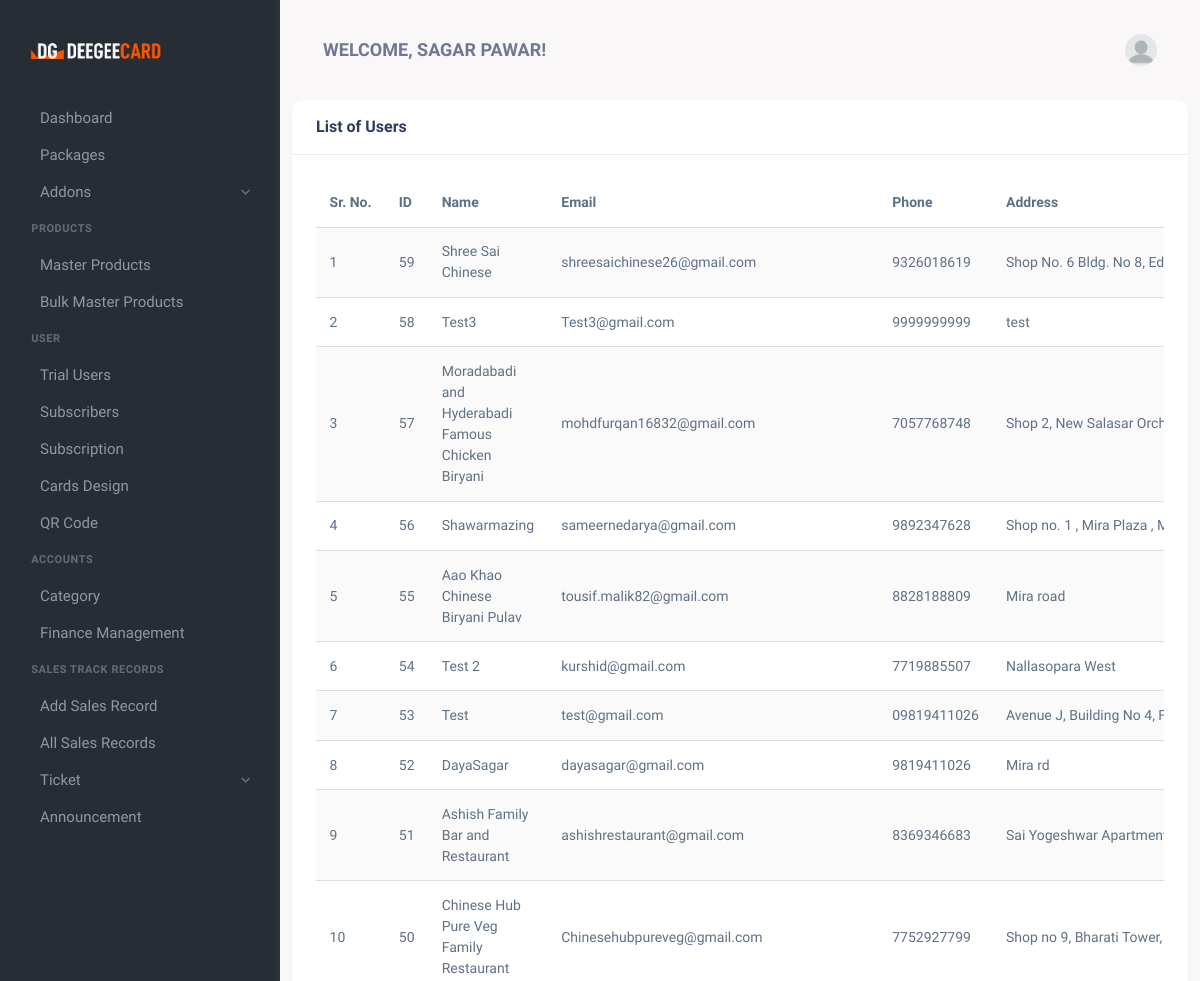
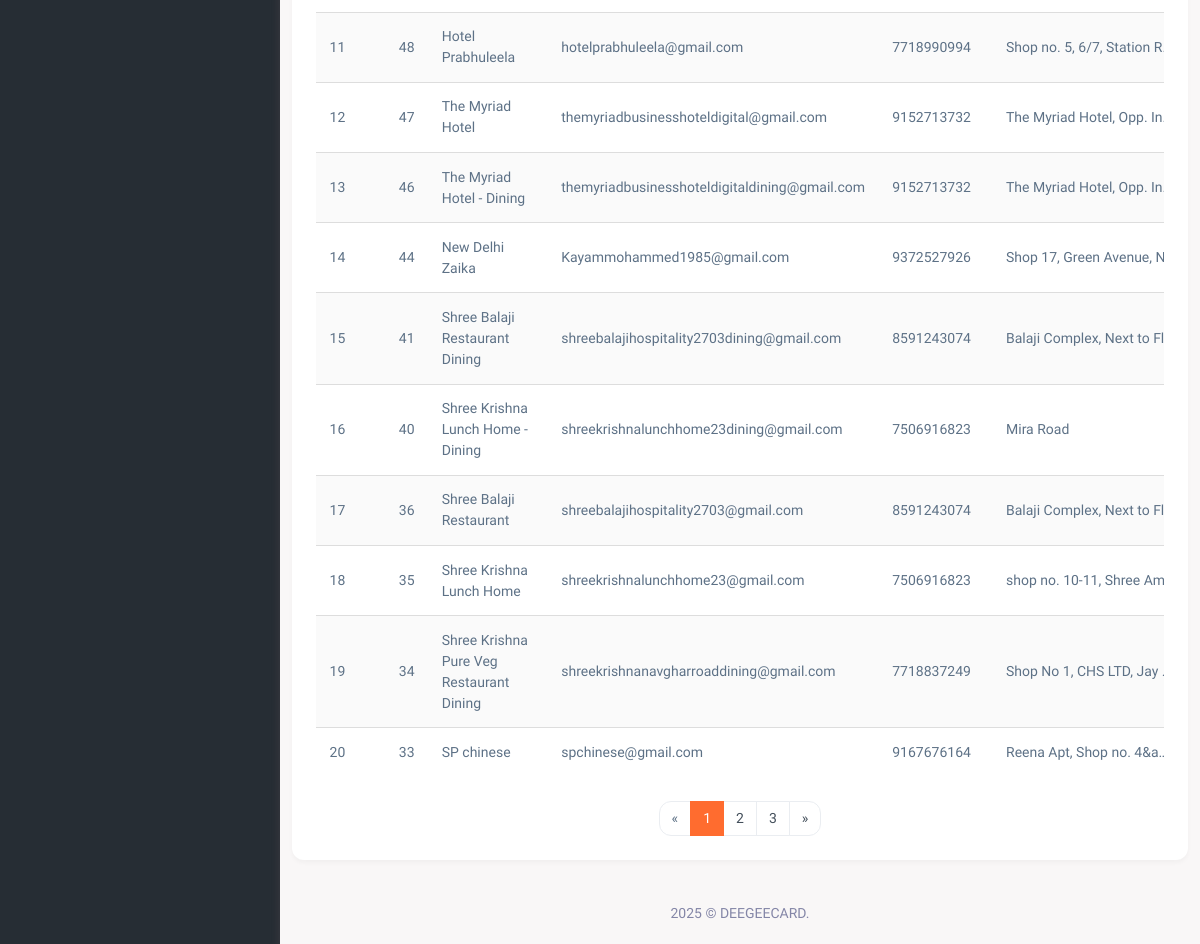
The page /list-of-users.php (signed in) on the database as committed earlier (2 pictures, top to bottom).
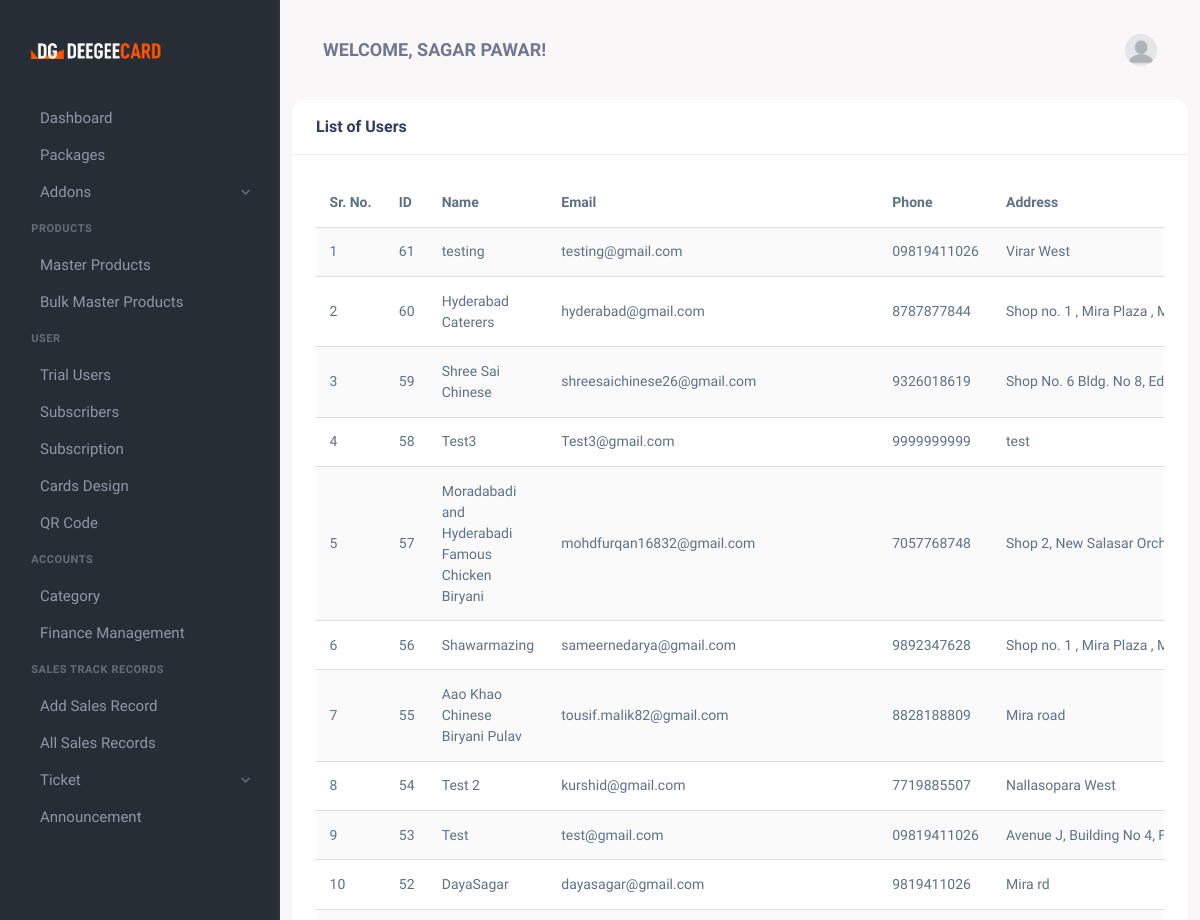
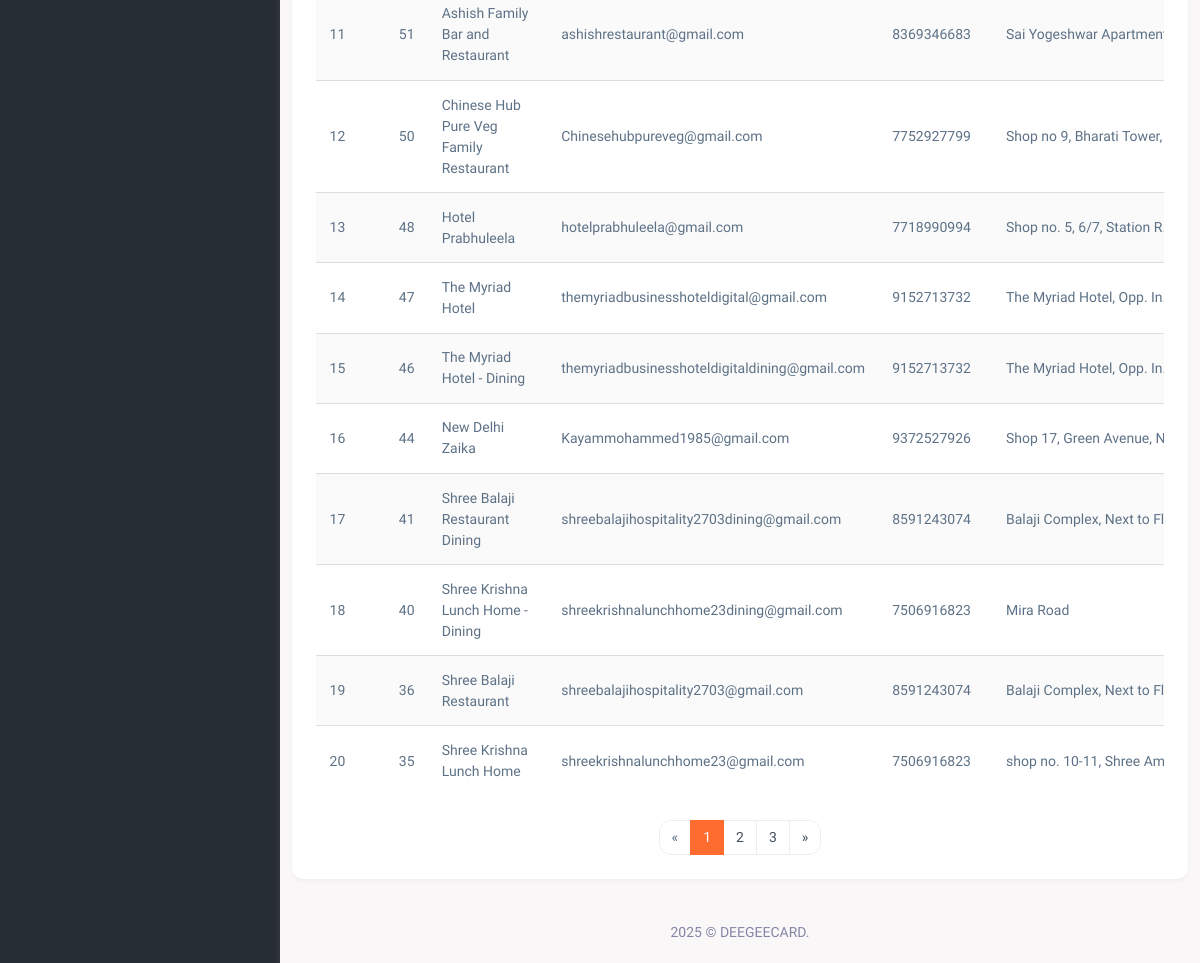
The same page on the database as committed later (2 pictures, top to bottom).
### tables this page shows
CREATE TABLE `users` (
  `id` int(11) NOT NULL,
  `Name` varchar(100) NOT NULL,
  `Email` varchar(100) NOT NULL,
  `Password` varchar(255) NOT NULL,
  `role` enum('admin','user','sales_person') NOT NULL DEFAULT 'user',
  `created_at` timestamp NOT NULL DEFAULT CURRENT_TIMESTAMP,
  `updated_at` timestamp NOT NULL DEFAULT CURRENT_TIMESTAMP ON UPDATE CURRENT_TIMESTAMP,
  `phone` varchar(15) NOT NULL,
  `address` text NOT NULL,
  `is_trial` tinyint(1) DEFAULT '0',
  `trial_start` datetime DEFAULT NULL,
  `trial_end` datetime DEFAULT NULL
);

### list-of-users.php (the view, shortened to what the changed rows need)
<?php
require 'db_connection.php';
$records_per_page = 20;
$page = isset($_GET['page']) ? (int)$_GET['page'] : 1;
$page = max(1, $page);
$offset = ($page - 1) * $records_per_page;
$count_sql = "SELECT COUNT(*) AS total FROM users";
$count_result = $conn->query($count_sql);
$total_records = $count_result->fetch_assoc()['total'];
$total_pages = ceil($total_records / $records_per_page);
$sql = "SELECT id, name, email, phone, address, role, created_at
        FROM users
        ORDER BY created_at DESC
        LIMIT ?, ?";
$stmt = $conn->prepare($sql);
$stmt->bind_param("ii", $offset, $records_per_page);
$stmt->execute();
$result = $stmt->get_result();
?>
<!DOCTYPE html>
<html lang="en">
<head>
    <link href="assets/css/vendor.min.css" rel="stylesheet" type="text/css" />
    <link href="assets/css/icons.min.css" rel="stylesheet" type="text/css" />
    <link href="assets/css/app.min.css" rel="stylesheet" type="text/css" />
    <link href="assets/css/style.css" rel="stylesheet" type="text/css" />
</head>
<body>
    <div class="wrapper">
        <div class="page-content">
            <div class="container">
                <div class="row">
                    <div class="col-xl-12">
                        <div class="card">
                            <div class="card-body">
                                <div class="table-responsive">
                                    <table class="table table-centered table-striped table-hover">
                                        <thead class="thead-light">
                                            <tr>
                                                <th>Sr. No.</th>
                                                <th>ID</th>
                                                <th>Name</th>
                                                <th>Email</th>
                                                <th>Phone</th>
                                                <th>Address</th>
                                            </tr>
                                        </thead>
                                        <tbody>
                                            <?php if ($result->num_rows > 0): ?>
                                                <?php $serial = $offset + 1; ?>
                                                <?php while ($user = $result->fetch_assoc()): ?>
                                                <tr>
                                                    <td><?= $serial++ ?></td>
                                                    <td><?= htmlspecialchars($user['id']) ?></td>
                                                    <td><?= htmlspecialchars($user['name']) ?></td>
                                                    <td><?= htmlspecialchars($user['email']) ?></td>
                                                    <td><?= !empty($user['phone']) ? htmlspecialchars($user['phone']) : '<span class="text-muted">-</span>' ?></td>
                                                    <td class="address-cell" title="<?= htmlspecialchars($user['address']) ?>">
                                                        <?= !empty($user['address']) ? htmlspecialchars($user['address']) : '<span class="text-muted">-</span>' ?>
                                                    </td>
                                                </tr>
                                                <?php endwhile; ?>
                                            <?php else: ?>
                                                <tr>
                                                    <td colspan="8" class="text-center py-4">No user records found</td>
                                                </tr>
                                            <?php endif; ?>
                                        </tbody>
                                    </table>
<?php if ($total_pages > 1): ?>
<nav aria-label="Page navigation example">
    <ul class="pagination justify-content-center mb-0">
        <?php for ($i = 1; $i <= $total_pages; $i++): ?>
            <li class="page-item <?= $i == $page ? 'active' : '' ?>">
                <a class="page-link" href="?page=<?= $i ?>"><?= $i ?></a>
            </li>
        <?php endfor; ?>
    </ul>
</nav>
<?php endif; ?>
                                </div>
                            </div>
                        </div>
                    </div>
                </div>
            </div>
        </div>
    </div>
</body>
</html>

Rows that differ between the two databases and show on the page:
no longer on this page (row unchanged): users: id "34", Name "Shree Krishna Pure Veg Restaurant Dining", Email "shreekrishnanavgharroaddining@gmail.com", phone "7718837249", address "Shop No 1, CHS LTD, Jay…"
no longer on this page (row unchanged): users: id "33", Name "SP chinese", Email "spchinese@gmail.com", phone "9167676164", address "Reena Apt, Shop no. 4&a…"
added users: id "61", Name "testing", Email "testing@gmail.com", phone "09819411026", address "Virar West"
added users: id "60", Name "Hyderabad Caterers", Email "hyderabad@gmail.com", phone "8787877844", address "Shop no. 1 , Mira Plaza , M…"
